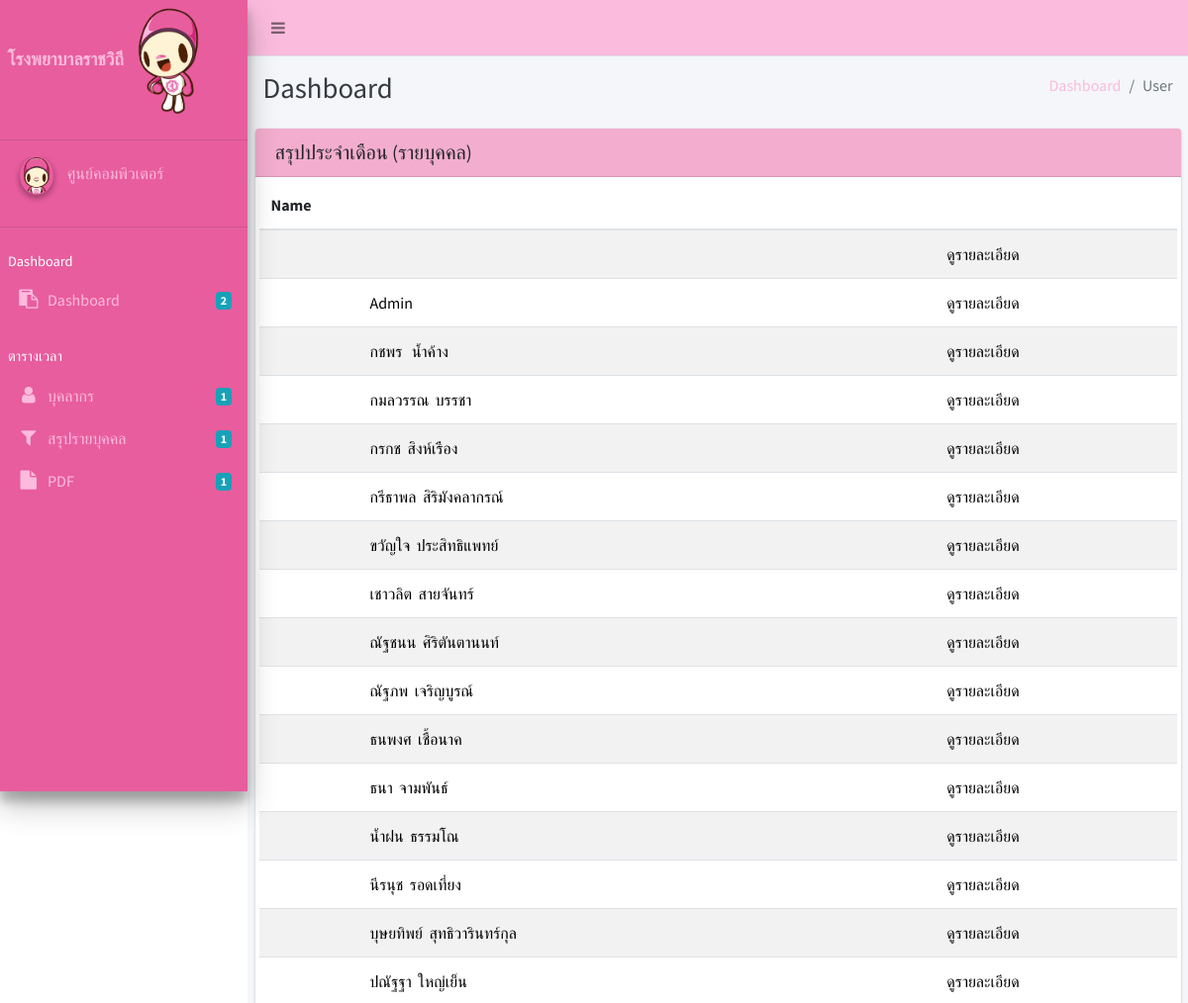
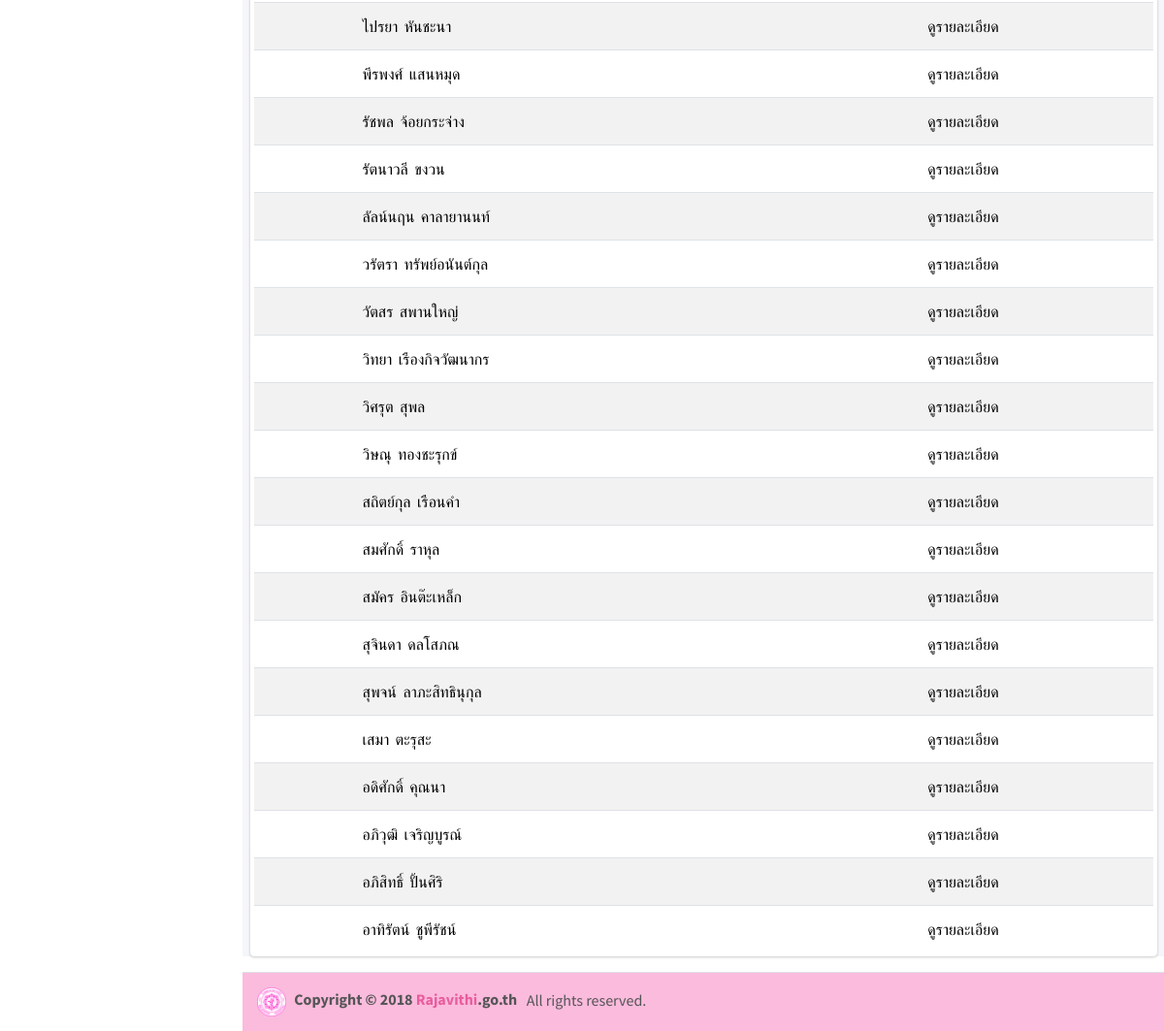
The app's page /individual.php with its own data (2 pictures, top to bottom).
### tables this page shows
CREATE TABLE `employee` (
  `id` int(11) NOT NULL,
  `id_member` int(11) NOT NULL,
  `name` varchar(100) NOT NULL,
  `lastname` varchar(100) NOT NULL,
  `dspname` varchar(255) NOT NULL,
  `job` varchar(100) NOT NULL,
  `username` varchar(100) NOT NULL,
  `password` varchar(100) NOT NULL,
  `status_em` varchar(100) NOT NULL COMMENT 'สถานะบัญชี'
);

### individual.php (the view, shortened to what this page needs)
<!DOCTYPE html>
<html lang="en">
<?php
  include "pages/head.php";
?>
<body class="hold-transition">
<div class="wrapper">
  <?php
    include "pages/nav.php";
  ?>
  <div class="content-wrapper">
    <div class="content-header">
      <div class="container-fluid">
        <div class="row mb-2">
          <div class="col-sm-6">
            <h1 class="m-0 text-dark">Dashboard</h1>
          </div>
          <div class="col-sm-6">
            <ol class="breadcrumb float-sm-right">
              <li class="breadcrumb-item"><a href="index.php">Dashboard</a></li>
              <li class="breadcrumb-item active">User</li>
            </ol>
          </div>
        </div>
      </div>
    </div>
    <div class="col-md-12">
          <div class="card">
            <div class="card-header">
              <h3 class="card-title">สรุปประจำเดือน (รายบุคคล)</h3>
            </div>
            <div class="card-body p-1">
              <table class="table table-striped">
                <thead>
                <tr>
                  <th>Name</th>
                  <th></th>
                </tr>
                </thead>
                <tbody>
                  <?php
                    include "pages/connectdb.php";
                    $sql = "SELECT id_member, name, lastname, job FROM employee ORDER BY name";
                    $result = $conn->query($sql);
                    while($query=$result->fetch_array()) {
                      $id_mem = $query['id_member'];
                  ?>
                      <tr>
                        <td><a href="person.php?id_mem=<?= $id_mem; ?>" style="color: black; padding-left: 100px;"><?php echo $query["name"]."&nbsp;&nbsp;".$query["lastname"] ?></a></td>
                        <td><a href="person.php?id_mem=<?= $id_mem; ?>" style="color: #000;">ดูรายละเอียด</a></td>
                      </tr>
                  <?php
                    }
                  ?>
                </tbody>
              </table>
            </div>
          </div>
        </div>
  </div>
<?php
  include "pages/cradit.php";
?>
</body>
</html>

### pages/head.php (shortened to what this page needs)
<head>
  <link rel="stylesheet" href="plugins/font-awesome/css/font-awesome.min.css">
  <link rel="stylesheet" href="https://maxcdn.bootstrapcdn.com/font-awesome/4.4.0/css/font-awesome.min.css">
  <link rel="stylesheet" href="https://code.ionicframework.com/ionicons/2.0.1/css/ionicons.min.css">
  <link rel="stylesheet" href="plugins/datatables/dataTables.bootstrap4.css">
  <link rel="stylesheet" href="plugins/timepicker/bootstrap-timepicker.min.css">
  <link rel="stylesheet" href="plugins/select2/select2.min.css">
  <link rel="stylesheet" href="dist/css/adminlte.min.css">

### pages/nav.php (shortened to what this page needs)
<nav class="main-header navbar navbar-expand navbar-light border-bottom" style="background-color: #fbbbdd;">
  <ul class="navbar-nav">
    <li class="nav-item">
      <a class="nav-link" data-widget="pushmenu" href="#"><i class="fa fa-bars"></i></a>
    </li>
  </ul>
</nav>
<aside class="main-sidebar sidebar-primary elevation-4" style="background-color: #e85d9e;">
  <a href="index.php">
    <b style="font-size: 18px; padding-left: 3%;">โรงพยาบาลราชวิถี</b>
    <img src="dist/img/NongRJ2.png" alt="Rajavithi Logo" width="35%" style="padding-right: 5%;">
  </a>
  <hr>
    <div class="user-panel mt-3 pb-3 mb-3 d-flex">
      <a href="#">
        <div class="image" style="padding-left: 15%;">
          <img src="dist/img/rj.png" class="img-circle elevation-2" alt="User Image">
        </div>
        <span style="padding-left: 8%;">ศูนย์คอมพิวเตอร์</span>
      </a>
    </div>
    <hr>
    <nav class="mt-3">
      <ul class="nav nav-pills nav-sidebar flex-column" data-widget="treeview" role="menu" data-accordion="false">
        <li class="nav-header" style="color: #fff;">Dashboard</li>
        <li class="nav-item">
          <a href="index.php" class="nav-link">
            <i class="nav-icon fa fa-clipboard"></i>
            <p>
              Dashboard
              <span class="badge badge-info right">2</span>
            </p>
          </a>
        </li>
      </ul>
    </nav>
    <nav class="mt-3">
      <ul class="nav nav-pills nav-sidebar flex-column" data-widget="treeview" role="menu" data-accordion="false">
        <li class="nav-header" style="color: #fff;">ตารางเวลา</li>
        <li class="nav-item">
          <a href="user.php" class="nav-link">
            <i class="nav-icon fa fa-user"></i>
            <p>
              บุคลากร
              <span class="badge badge-info right">1</span>
            </p>
          </a>
          <a href="individual.php" class="nav-link">
            <i class="nav-icon fa fa-filter"></i>
            <p>
              สรุปรายบุคคล
              <span class="badge badge-info right">1</span>
            </p>
          </a>
          <a href="date.php" class="nav-link">
            <i class="nav-icon fa fa-file"></i>
            <p>
              PDF
              <span class="badge badge-info right">1</span>
            </p>
          </a>
        </li>
      </ul>
    </nav>
</aside>

### pages/cradit.php (shortened to what this page needs)
<footer class="main-footer" style="background-color: #fbbbdd;">
  <img src="dist/img/logo.png" alt="logo" width="30px" height="30px">
  <strong style="padding-left: 5px;">Copyright &copy; 2018 <a style="color: #e85d9e;" href="http://www.rajavithi.go.th">Rajavithi</a>.go.th</strong> &nbsp; All rights reserved.
</footer>

### records on screen
employee: name "Admin"
employee: name "กชพร", lastname "น้ำค้าง"
employee: name "กมลวรรณ", lastname "บรรชา"
employee: name "กรกช", lastname "สิงห์เรือง"
employee: name "กรีธาพล", lastname "สิริมังคลากรณ์"
employee: name "ขวัญใจ", lastname "ประสิทธิแพทย์"
employee: name "เชาวลิต", lastname "สายจันทร์"
employee: name "ณัฐชนน", lastname "ศิริตันตานนท์"
employee: name "ณัฐภพ", lastname "เจริญบูรณ์"
employee: name "ธนพงศ", lastname "เชื้อนาค"
employee: name "ธนา", lastname "จามพันธ์"
employee: name "น้ำฝน", lastname "ธรรมโณ"
employee: name "นีรนุช", lastname "รอดเที่ยง"
employee: name "บุษยทิพย์", lastname "สุทธิวารินทร์กุล"
employee: name "ปณัฐฐา", lastname "ใหญ่เย็น"
employee: name "ไปรยา", lastname "หันชะนา"
employee: name "พีรพงศ์", lastname "แสนหมุด"
employee: name "รัชพล", lastname "จ้อยกระจ่าง"
employee: name "รัตนาวลี", lastname "ขงวน"
employee: name "ลัลน์นฤน", lastname "คาลายานนท์"
employee: name "วรัตรา", lastname "ทรัพย์อนันต์กุล"
employee: name "วัตสร", lastname "สพานใหญ่"
employee: name "วิทยา", lastname "เรืองกิจวัฒนากร"
employee: name "วิศรุต", lastname "สุพล"
employee: name "วิษณุ", lastname "ทองชะรุกข์"
employee: name "สถิตย์กุล", lastname "เรือนคำ"
employee: name "สมศักดิ์", lastname "ราหุล"
employee: name "สมัคร", lastname "อินต๊ะเหล็ก"
employee: name "สุจินดา", lastname "ดลโสภณ"
employee: name "สุพจน์", lastname "ลาภะสิทธินุกุล"
employee: name "เสมา", lastname "ตะรุสะ"
employee: name "อดิศักดิ์", lastname "คุณนา"
employee: name "อภิวุฒิ", lastname "เจริญบูรณ์"
employee: name "อภิสิทธิ์", lastname "ปั้นศิริ"
employee: name "อาทิรัตน์", lastname "ชูพีรัชน์"
